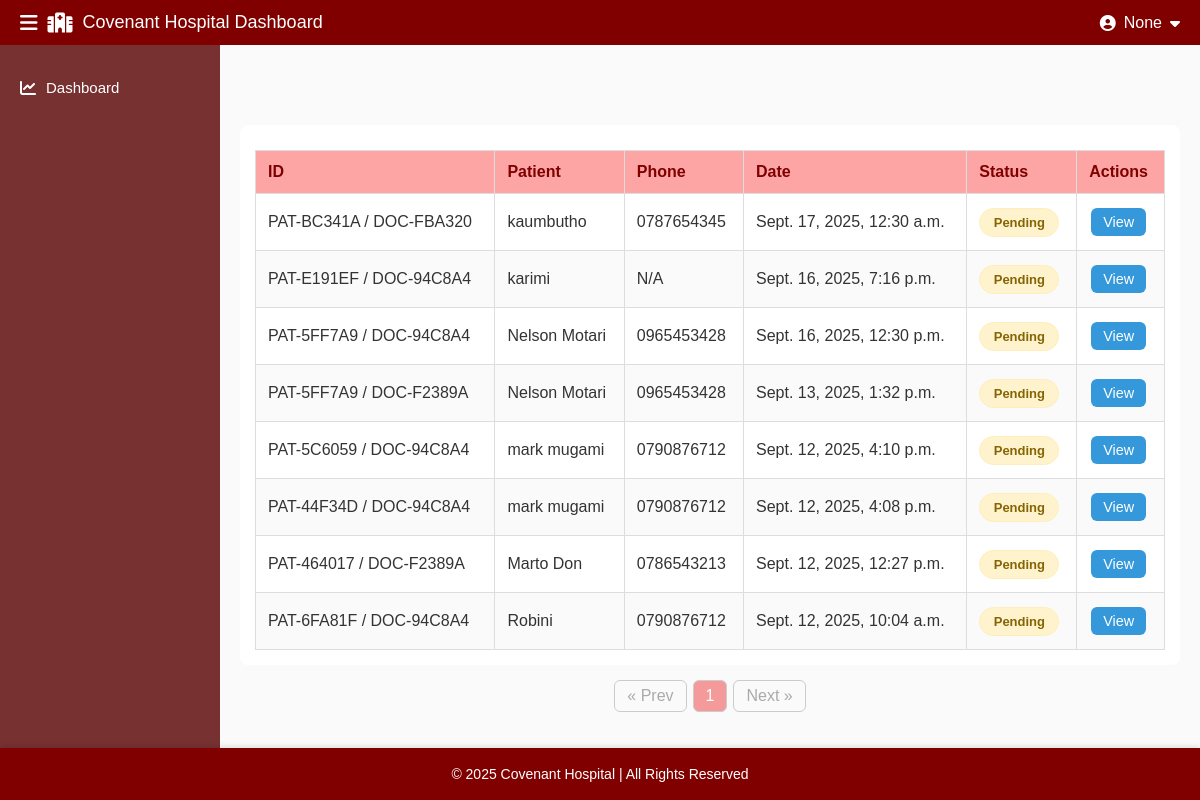
/appointments/ (signed in), run on an earlier commit of the app's database.
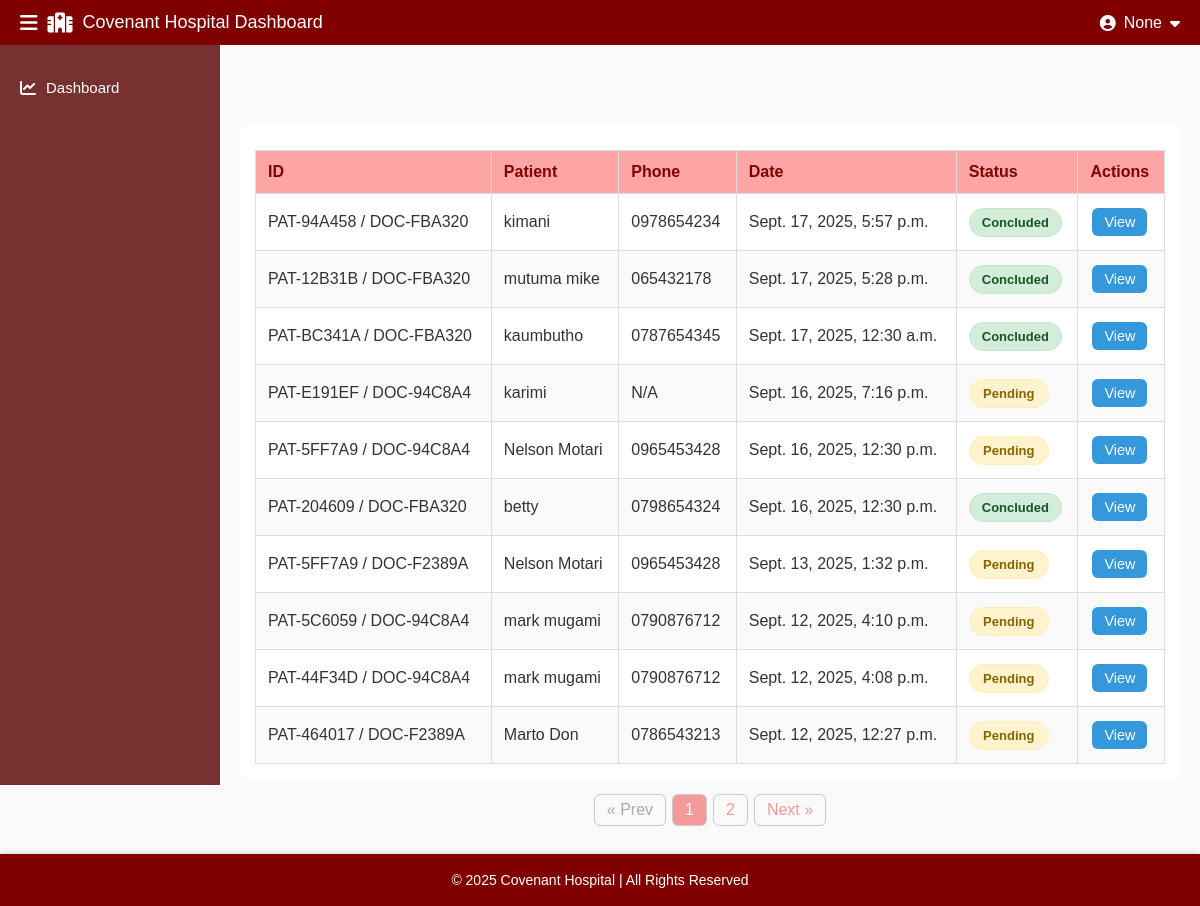
And on a later commit of the database.
### core/models.py (models this page shows, shortened)
class Appointment(models.Model):
    STATUS_CHOICES = (
        ('confirmed', 'Confirmed'),
        ('pending', 'Pending'),
        ('cancelled', 'Cancelled'),
    )
    patient = models.ForeignKey(Patient, on_delete=models.CASCADE, related_name="appointments")
    doctor = models.ForeignKey(Doctor, on_delete=models.SET_NULL, null=True, blank=True, related_name="appointments")
    date = models.DateTimeField()
    status = models.CharField(max_length=20, choices=STATUS_CHOICES, default='pending')

class Patient(models.Model):
    patient_id = models.CharField(max_length=20, unique=True, editable=False, blank=True, null=True)  # ✅
    name = models.CharField(max_length=200)
    phone = models.CharField(max_length=20)
    age = models.PositiveIntegerField()
    gender = models.CharField(max_length=1, choices=(('M', 'Male'), ('F', 'Female')))
    date_added = models.DateTimeField(auto_now_add=True)

class Doctor(models.Model):
    doctor_id = models.CharField(max_length=20, unique=True, editable=False, blank=True, null=True)
    name = models.CharField(max_length=200)
    email = models.EmailField(blank=True, null=True)
    phone = models.CharField(max_length=20, blank=True, null=True)
    department = models.ForeignKey(Department, on_delete=models.SET_NULL, null=True, blank=True)
    approved = models.BooleanField(default=False)

### core/views.py (the view)
# urls.py: path("appointments/", views.appointments, name="appointments"),
@session_required
def appointments(request):
    role = request.session.get("user_role")
    q = request.GET.get("q", "").strip()
    if role == "doctor":
        doctor_id = request.session.get("doctor_id")
        doctor = Doctor.objects.filter(id=doctor_id).first()
        appointments_list = Appointment.objects.filter(doctor=doctor).select_related("patient", "doctor").order_by("-date")
    elif role == "patient":
        patient_id = request.session.get("patient_id")
        patient = Patient.objects.filter(id=patient_id).first()
        appointments_list = Appointment.objects.filter(patient=patient).select_related("patient", "doctor").order_by("-date")
    else:  # admin
        appointments_list = Appointment.objects.select_related("patient", "doctor").all().order_by("-date")
    if q:
        appointments_list = appointments_list.filter(
            Q(patient__name__icontains=q) |
            Q(patient__phone__icontains=q) |
            Q(doctor__name__icontains=q)
        )
    paginator = Paginator(appointments_list, 10)
    page_number = request.GET.get("page")
    appointments_page = paginator.get_page(page_number)
    return render(request, "dashboard/appointments.html", {
        "appointments": appointments_page,
        "query": q
    })

### core/context_processors.py (called while the page is built)
def session_info(request):
    role = request.session.get("user_role")
    name = None
    if role == "doctor":
        doctor_id = request.session.get("doctor_id")
        doctor = Doctor.objects.filter(id=doctor_id).first()
        if doctor:
            name = f"Dr. {doctor.name}"
    elif role == "patient":
        patient_id = request.session.get("patient_id")
        patient = Patient.objects.filter(id=patient_id).first()
        if patient:
            name = patient.name
    return {
        "session_role": role,
        "session_name": name,
    }

### templates/dashboard/appointments.html (shortened to what this page needs)
{% extends "dashboard/base_dashboard.html" %}
{% block page_class %}appointments-page{% endblock %}
{% block content %}
      <section class="appointments-list-section">
        <div class="appointments-table-wrapper">
          <table class="appointments-table">
            <thead>
              <tr>
                <th>ID</th>
                <th>Patient</th>
                <th>Phone</th>
                <th>Date</th>
                <th>Status</th>
                <th>Actions</th>
              </tr>
            </thead>
            <tbody>
              {% for appt in appointments %}
              <tr>
                <td>
  {% if session_role == "doctor" %}
    {{ appt.patient.patient_id }}
  {% elif session_role == "patient" %}
    {{ appt.doctor.doctor_id }}
  {% else %}
    {{ appt.patient.patient_id }} / {{ appt.doctor.doctor_id }}
  {% endif %}
</td>
                <td>{{ appt.patient.name }}</td>
                <td>{{ appt.patient.phone }}</td>
                <td>{{ appt.date }}</td>
                <td><span class="status {{ appt.status|lower }}">{{ appt.status }}</span></td>
                <td>
                  <a href="{% url 'appointment_detail' appt.id %}" class="btn-action view">View</a>
                </td>
              </tr>
              {% empty %}
              <tr><td colspan="6">No appointments found.</td></tr>
              {% endfor %}
            </tbody>
          </table>
        </div>
        <div class="appointments-pagination">
          <ul class="pagination-list">
            {% if appointments.has_previous %}
              <li><a href="?page={{ appointments.previous_page_number }}{% if query %}&q={{ query }}{% endif %}">&laquo; Prev</a></li>
            {% else %}
              <li class="disabled">&laquo; Prev</li>
            {% endif %}
            {% for num in appointments.paginator.page_range %}
              {% if appointments.number == num %}
                <li class="active-page">{{ num }}</li>
              {% else %}
                <li><a href="?page={{ num }}{% if query %}&q={{ query }}{% endif %}">{{ num }}</a></li>
              {% endif %}
            {% endfor %}
            {% if appointments.has_next %}
              <li><a href="?page={{ appointments.next_page_number }}{% if query %}&q={{ query }}{% endif %}">Next &raquo;</a></li>
            {% else %}
              <li class="disabled">Next &raquo;</li>
            {% endif %}
          </ul>
        </div>
      </section>
{% endblock %}

What changed in the data, as far as the page shows it:
no longer on this page (row unchanged): Appointment: patient.patient_id "PAT-6FA81F", doctor.doctor_id "DOC-94C8A4", patient.name "Robini", patient.phone "0790876712", date "Sept. 12, 2025, 10:04 a.m.", status "Pending"
added Appointment: patient.patient_id "PAT-94A458", doctor.doctor_id "DOC-FBA320", patient.name "kimani", patient.phone "0978654234", date "Sept. 17, 2025, 5:57 p.m.", status "Concluded"
added Appointment: patient.patient_id "PAT-12B31B", doctor.doctor_id "DOC-FBA320", patient.name "mutuma mike", patient.phone "065432178", date "Sept. 17, 2025, 5:28 p.m.", status "Concluded"
changed Appointment "Sept. 17, 2025, 12:30 a.m.": status "Pending" → "Concluded"
added Appointment: patient.patient_id "PAT-204609", doctor.doctor_id "DOC-FBA320", patient.name "betty", patient.phone "0798654324", date "Sept. 16, 2025, 12:30 p.m.", status "Concluded"
Also different on the page:
new list line: "2"
